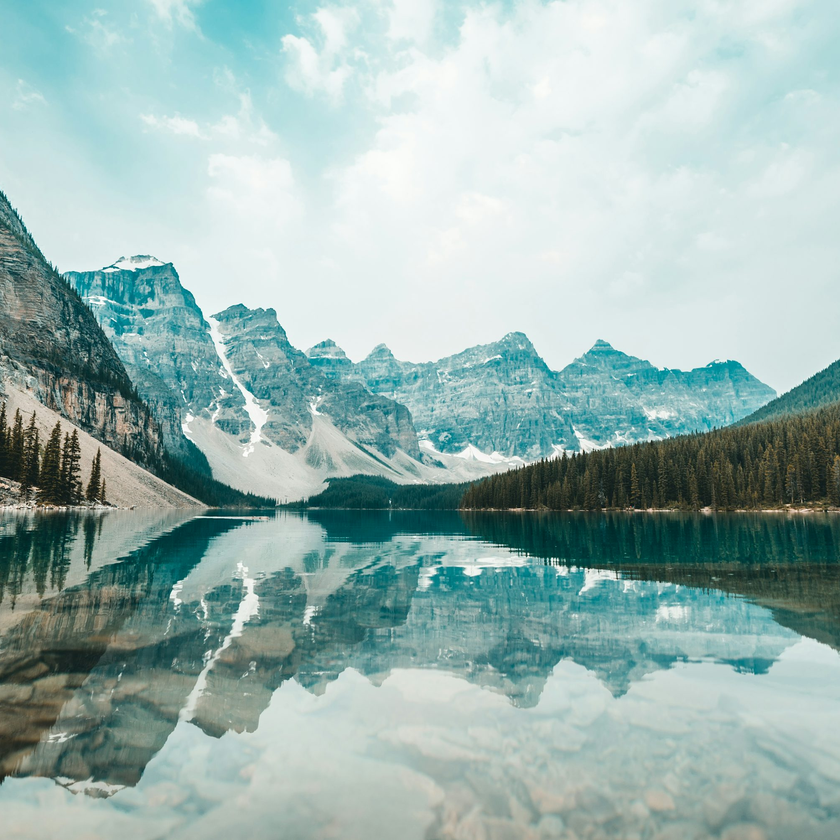
#> input picture puzzle_images/puzzle_segments/nature_image/cropped_original.png, 840 x 840 px, shrunk from 2004 x 2004 before the run
$ python preprocess_puzzle_images.py puzzle_segments/nature_image/cropped_original.png
#> lines starting #> are read from the running program, lines starting #| are printed output that depends on the picture
#> in process_image, image is the input picture: PIL image 840x840 RGB; mean R, G, B 154.8, 180.7, 177.3
#!/usr/bin/env python3
"""
Preprocess puzzle images for Canvas Conundrum game.
Splits images into grid segments using letter-row (A, B, C...) and number-column (1, 2, 3...) naming.
"""

import os
import sys
from pathlib import Path
from PIL import Image
import argparse


def center_crop_square(image):
    """
    Center crop an image to make it square using the shorter dimension.

    Args:
        image: PIL Image object

    Returns:
        PIL Image object (square cropped)
    """
    width, height = image.size
#> width = 840; height = 840

    # Determine the size of the square (shorter dimension)
    square_size = min(width, height)
#> square_size = 840

    # Calculate cropping box
    left = (width - square_size) // 2
#> left = 0
    top = (height - square_size) // 2
#> top = 0
    right = left + square_size
#> right = 840
    bottom = top + square_size
#> bottom = 840

    # Crop and return
    return image.crop((left, top, right, bottom))


def split_image_into_grid(image, grid_size, output_dir, image_id):
    """
    Split an image into a grid of segments.

    Args:
        image: PIL Image object (should be square)
        grid_size: Number of rows/columns (e.g., 3 for 3x3, 4 for 4x4)
        output_dir: Directory to save segments
        image_id: Unique identifier for this puzzle image
    """
    # Create output directory if it doesn't exist
    grid_dir = output_dir / f"{grid_size}x{grid_size}"
    grid_dir.mkdir(parents=True, exist_ok=True)

    # Get image dimensions
    img_width, img_height = image.size

    # Calculate segment dimensions
    segment_width = img_width // grid_size
    segment_height = img_height // grid_size

    # Split into segments
    for row in range(grid_size):
        for col in range(grid_size):
            # Calculate segment boundaries
            left = col * segment_width
            top = row * segment_height
            right = left + segment_width
            bottom = top + segment_height

            # Handle edge cases for last row/column to include any remaining pixels
            if col == grid_size - 1:
                right = img_width
            if row == grid_size - 1:
                bottom = img_height

            # Crop the segment
            segment = image.crop((left, top, right, bottom))

            # Generate filename using letter-row, number-column system
            row_letter = chr(65 + row)  # A, B, C, etc.
            col_number = col + 1         # 1, 2, 3, etc.
            filename = f"{row_letter}{col_number}.png"

            # Save the segment
            segment_path = grid_dir / filename
            segment.save(segment_path, "PNG", optimize=True)

    print(f"  ✓ Created {grid_size}x{grid_size} grid in {grid_dir}")


def process_image(image_path, output_base_dir):
    """
    Process a single image: center crop and split into multiple grid sizes.

    Args:
        image_path: Path to the input image
        output_base_dir: Base directory for output
    """
    # Load the image
    try:
        image = Image.open(image_path)
    except Exception as e:
        print(f"Error loading image {image_path}: {e}")
        return False

    # Convert to RGB if necessary (handles RGBA, grayscale, etc.)
    if image.mode != 'RGB':
        image = image.convert('RGB')

    # Center crop to square
    square_image = center_crop_square(image)

    # Get image ID from filename (without extension)
    image_id = Path(image_path).stem

    # Create output directory for this image
    image_output_dir = output_base_dir / image_id
    image_output_dir.mkdir(parents=True, exist_ok=True)

    # Save the cropped square image for reference
    cropped_path = image_output_dir / "cropped_original.png"
    square_image.save(cropped_path, "PNG", optimize=True)
    print(f"\nProcessing: {image_path}")
    print(f"  Original size: {image.size}")
#|   Original size: (840, 840)
    print(f"  Cropped size: {square_image.size}")
#|   Cropped size: (840, 840)
    print(f"  Saved cropped original to: {cropped_path}")

    # Split into different grid sizes (3x3 to 8x8)
    for grid_size in range(3, 9):
        split_image_into_grid(square_image, grid_size, image_output_dir, image_id)
#> this loop made 6 passes
#> pass 1, in split_image_into_grid, `segment.save(segment_path, "PNG", optimize=True)`:
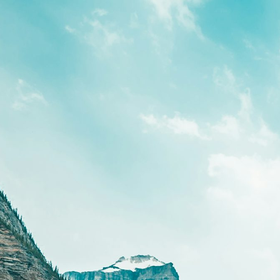
#> saved as A1.png: PIL image 280x280 RGB; mean R, G, B 182.7, 218.6, 219.8
#> pass 1, in split_image_into_grid, `segment.save(segment_path, "PNG", optimize=True)`:
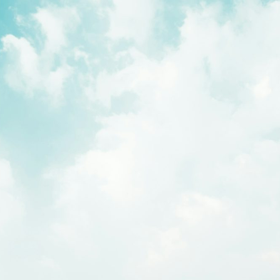
#> saved as A2.png: PIL image 280x280 RGB; mean R, G, B 227.6, 240.3, 239.9
#> pass 1, in split_image_into_grid, `segment.save(segment_path, "PNG", optimize=True)`:
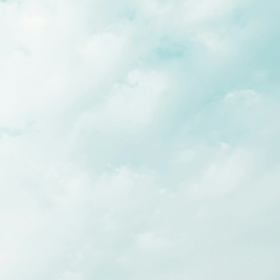
#> saved as A3.png: PIL image 280x280 RGB; mean R, G, B 216.3, 233.1, 232.8
#> pass 1, in split_image_into_grid, `segment.save(segment_path, "PNG", optimize=True)`:
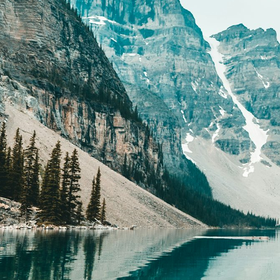
#> saved as B1.png: PIL image 280x280 RGB; mean R, G, B 108.5, 137.2, 132.8

    return True


def main():
    parser = argparse.ArgumentParser(
        description="Preprocess images for Canvas Conundrum puzzle game"
    )
    parser.add_argument(
        "image_path",
        type=Path,
        help="Path to the image file to process"
    )
    parser.add_argument(
        "-o", "--output",
        type=Path,
        default=Path("./puzzle_segments"),
        help="Output directory for processed images (default: ./puzzle_segments)"
    )

    args = parser.parse_args()

    # Validate input
    if not args.image_path.exists():
        print(f"Error: Image file not found: {args.image_path}")
        sys.exit(1)

    if not args.image_path.is_file():
        print(f"Error: Path is not a file: {args.image_path}")
        sys.exit(1)

    # Process the image
    success = process_image(args.image_path, args.output)

    if success:
        print(f"\n✅ Successfully processed {args.image_path}")
        print(f"📁 Output saved to: {args.output / args.image_path.stem}")
    else:
        print(f"\n❌ Failed to process {args.image_path}")
        sys.exit(1)


if __name__ == "__main__":
    main()
